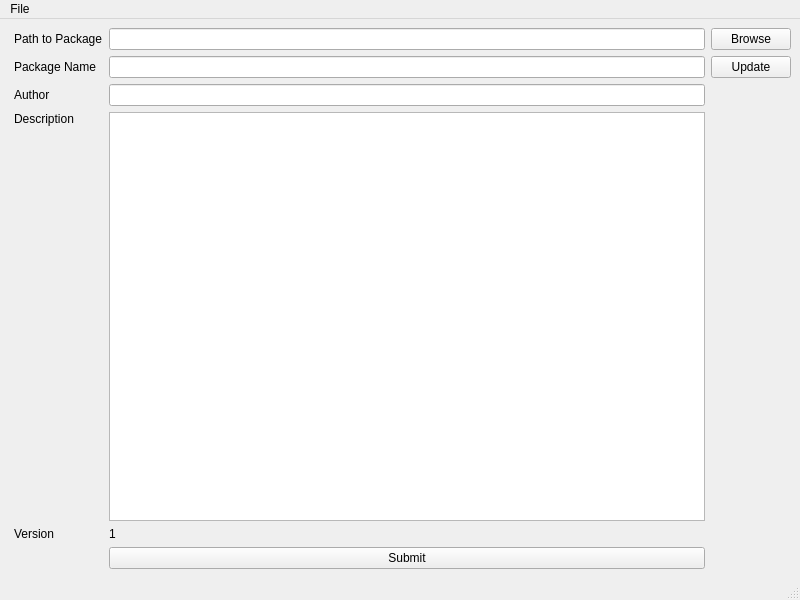
<?xml version="1.0" encoding="UTF-8"?>
<ui version="4.0">
 <class>MainWindow</class>
 <widget class="QMainWindow" name="MainWindow">
  <property name="geometry">
   <rect>
    <x>0</x>
    <y>0</y>
    <width>800</width>
    <height>600</height>
   </rect>
  </property>
  <property name="windowTitle">
   <string>MainWindow</string>
  </property>
  <widget class="QWidget" name="centralwidget">
   <layout class="QHBoxLayout" name="horizontalLayout">
    <item>
     <layout class="QGridLayout" name="gridLayout">
      <property name="leftMargin">
       <number>5</number>
      </property>
      <item row="1" column="1">
       <widget class="QLineEdit" name="package_name"/>
      </item>
      <item row="2" column="1">
       <widget class="QLineEdit" name="package_author"/>
      </item>
      <item row="5" column="1">
       <widget class="QLabel" name="package_version">
        <property name="text">
         <string>1</string>
        </property>
       </widget>
      </item>
      <item row="5" column="0">
       <widget class="QLabel" name="label_5">
        <property name="text">
         <string>Version</string>
        </property>
       </widget>
      </item>
      <item row="2" column="0">
       <widget class="QLabel" name="label_4">
        <property name="text">
         <string>Author</string>
        </property>
       </widget>
      </item>
      <item row="0" column="0">
       <widget class="QLabel" name="label_2">
        <property name="text">
         <string>Path to Package</string>
        </property>
       </widget>
      </item>
      <item row="0" column="1">
       <widget class="QLineEdit" name="package_path"/>
      </item>
      <item row="4" column="0">
       <spacer name="verticalSpacer">
        <property name="orientation">
         <enum>Qt::Vertical</enum>
        </property>
        <property name="sizeHint" stdset="0">
         <size>
          <width>20</width>
          <height>40</height>
         </size>
        </property>
       </spacer>
      </item>
      <item row="1" column="0">
       <widget class="QLabel" name="label">
        <property name="text">
         <string>Package Name</string>
        </property>
       </widget>
      </item>
      <item row="1" column="2">
       <widget class="QPushButton" name="update_existing">
        <property name="text">
         <string>Update</string>
        </property>
       </widget>
      </item>
      <item row="0" column="2">
       <widget class="QPushButton" name="browse">
        <property name="text">
         <string>Browse</string>
        </property>
       </widget>
      </item>
      <item row="3" column="0">
       <widget class="QLabel" name="label_3">
        <property name="text">
         <string>Description</string>
        </property>
       </widget>
      </item>
      <item row="6" column="1">
       <widget class="QPushButton" name="submit">
        <property name="text">
         <string>Submit</string>
        </property>
       </widget>
      </item>
      <item row="3" column="1" rowspan="2">
       <widget class="QTextEdit" name="package_description"/>
      </item>
     </layout>
    </item>
   </layout>
  </widget>
  <widget class="QStatusBar" name="statusbar"/>
  <widget class="QMenuBar" name="menubar">
   <property name="geometry">
    <rect>
     <x>0</x>
     <y>0</y>
     <width>800</width>
     <height>22</height>
    </rect>
   </property>
   <widget class="QMenu" name="menuFile">
    <property name="title">
     <string>File</string>
    </property>
    <addaction name="actionRefresh"/>
    <addaction name="separator"/>
    <addaction name="actionExit"/>
   </widget>
   <addaction name="menuFile"/>
  </widget>
  <action name="actionRefresh">
   <property name="text">
    <string>Refresh</string>
   </property>
  </action>
  <action name="actionExit">
   <property name="text">
    <string>Exit</string>
   </property>
  </action>
 </widget>
 <resources/>
 <connections/>
</ui>
